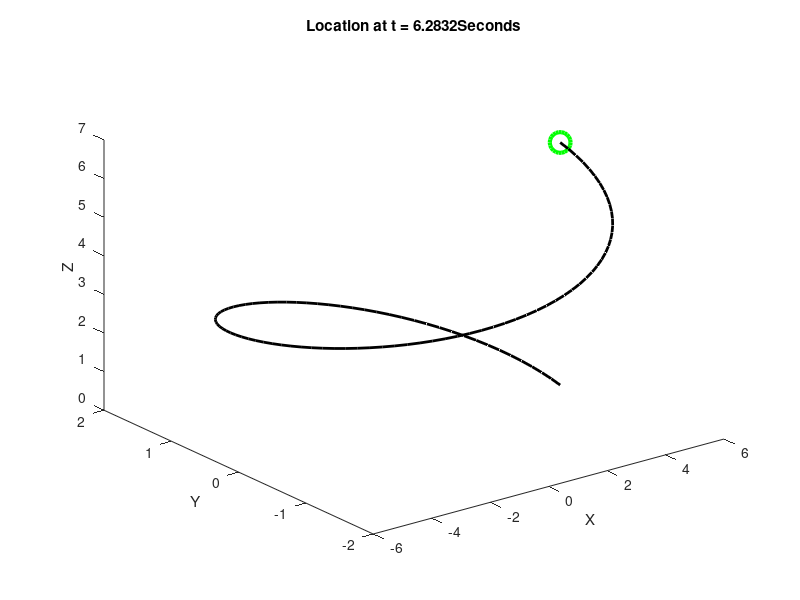

The MATLAB source for this figure: (Note: this script raises an error after producing the figure.)
clear all
close all
clc

t = linspace(0, 2*pi, 100);
x = 5*cos(t);
y = 2*sin(t);
z = t; 

figure,
for i = 1:length(t)
    clf
    t_i = t(i);
    x_i = x(i);
    y_i = y(i);
    z_i = z(i);
    
    % Plot each location with markers ---
    plot3(x_i, y_i, z_i, 'go', 'LineWidth', 3, 'MarkerSize', 15);
    hold on
    % Plot the entire data --
    plot3(x, y, z, 'k-', 'LineWidth', 2);
    
    % Define labels --
    xlabel('X')
    ylabel('Y')
    zlabel('Z')
    title(['Location at t = ', num2str(t_i), 'Seconds']);
%     pause(0.1)
%     drawnow
    MovieVec(i) = getframe;
end

%% Save your Animation Video
MyWriter = VideoWriter('MyAnimation');
MyWriter.FrameRate = 20;

open(MyWriter);
writeVideo(MyWriter, MovieVec);
close(MyWriter)
